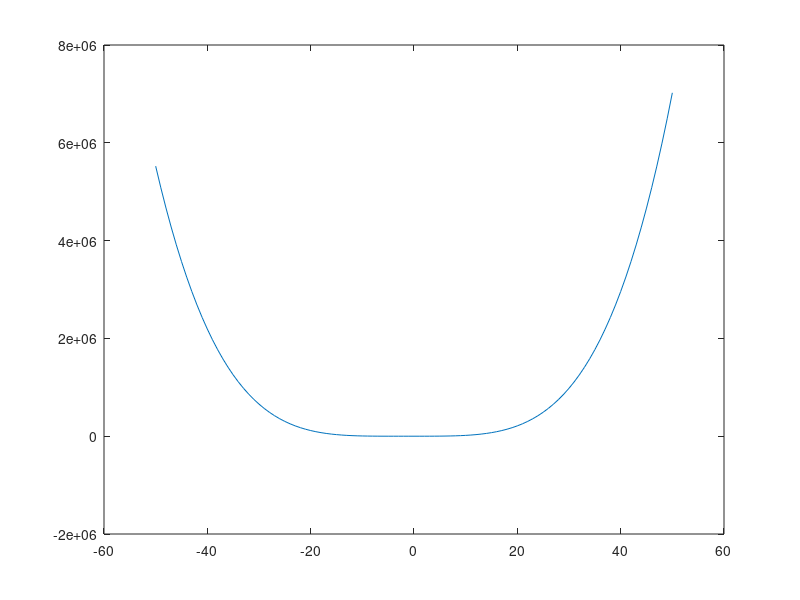

The MATLAB source for this figure:
%Octave Script
%Title  :Grafica 8
%Author :Cesar Manrique de Jesus
%Description  :Graficar funcion 
%Date:  202123534
%version  :8
%notes          :Requiere aplicacion de octave
%

clear

%Dominio de la funcion
x=-50.:1:50;
% Rango de la funcion
fx=((x.^4)+(6*(x.^3))+(9*x.^2)-(1))
% Funcion a plotear Funcion
plot(x,fx)